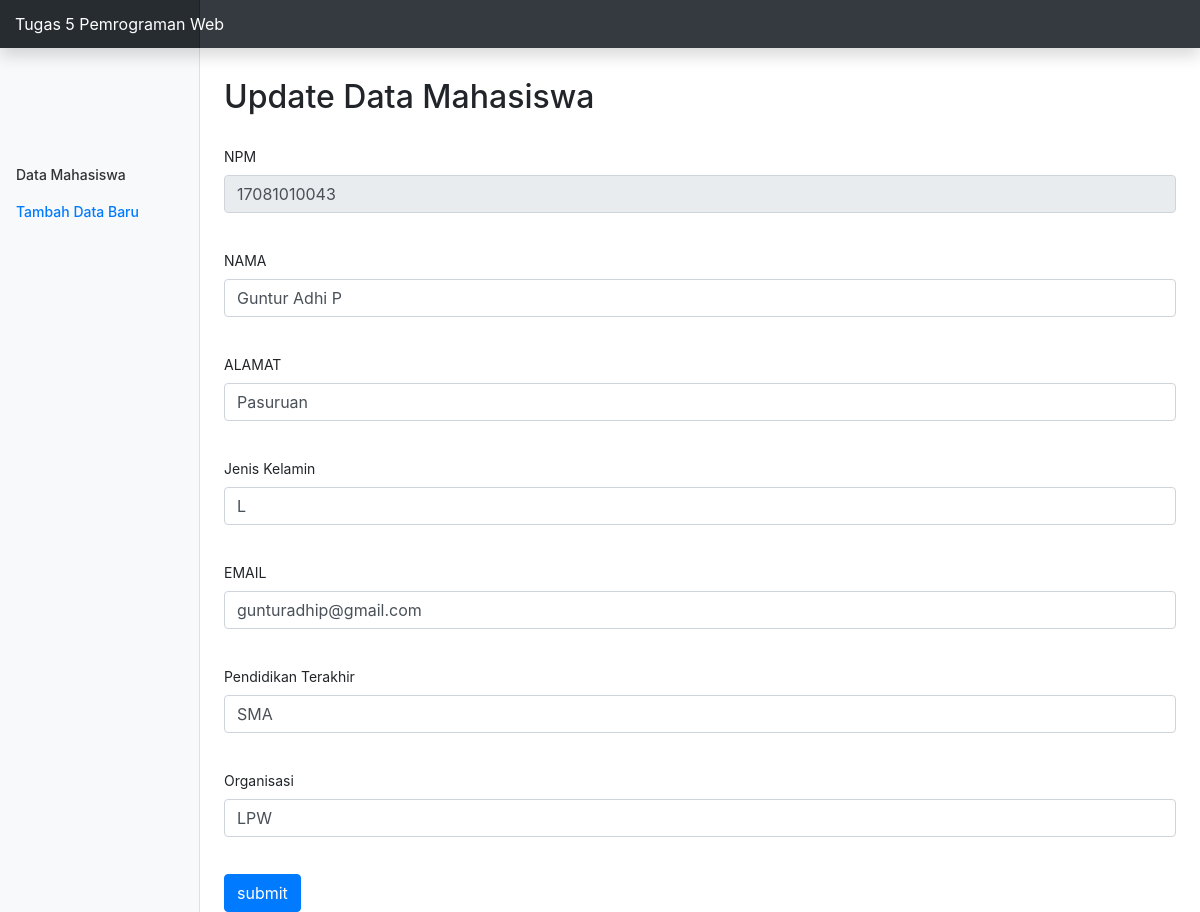
Screenshot of /update.php?npm=17081010043 with the database file from the repository.
### tables this page shows
CREATE TABLE `biodata` (
  `npm` varchar(13) NOT NULL,
  `nama` varchar(50) NOT NULL,
  `contact` varchar(50) NOT NULL,
  `organisasi` varchar(50) NOT NULL,
  `pendidikan` varchar(20) NOT NULL,
  `alamat` varchar(50) NOT NULL,
  `jns_kel` varchar(10) NOT NULL
);

### update.php (the view, shortened to what this page needs)
<?php
include("connection.php");
  $result = '';
  if ($_SERVER['REQUEST_METHOD'] === 'GET') {
      if (isset($_GET['npm'])) {
          $npm_upd = $_GET['npm'];
          $query = "SELECT * FROM biodata WHERE npm = '$npm_upd'";
          $result = mysqli_query($connection, $query);
      }
  }
?>
<!DOCTYPE html>
<html>
<head>
	<link href="styles/css/bootstrap.min.css" rel="stylesheet">
	<link href="styles/css/dashboard.css" rel="stylesheet">
</head>
<body>
		<nav class="navbar navbar-dark fixed-top bg-dark flex-md-nowrap p-0 shadow">
			<a class="navbar-brand col-sm-3 col-md-2 mr-0" href="index.php">Tugas 5 Pemrograman Web</a>
		</nav>
		<div class="container-fluid">
      <div class="row">
        <nav class="col-md-2 d-none d-md-block bg-light sidebar">
          <div class="sidebar-sticky">
            <ul class="nav flex-column" style="margin-top:100px;">
              <li class="nav-item">
                <a class="nav-link" href="<?php echo "index.php"; ?>">Data Mahasiswa</a>
              </li>
              <li class="nav-item">
                <a class="nav-link active" href="<?php echo "AddNew.php"; ?>">Tambah Data Baru</a>
              </li>
            </ul>
          </div>
        </nav>
  <main role="main" class="col-md-9 ml-sm-auto col-lg-10 px-4">
  <h2 style="margin: 30px 0 30px 0;">Update Data Mahasiswa</h2>
	<form method="POST" action="update.php">
    <?php while($row = mysqli_fetch_array($result)) : ?>
		<div class="form-group">
			<label for="npm">NPM</label>
			<input type="text" name="npm" id="npm" class="form-control" value="<?php echo $row['npm']; ?>" readonly><br>
		</div>
		<div class="form-group">
			<label for="nama">NAMA</label>
			<input type="text" name="nama" id="nama" class="form-control" value="<?php echo $row['nama']; ?>"><br>
		</div>
		<div class="form-group">
			<label for="alamat">ALAMAT</label>
			<input type="text" name="alamat" id="alamat" class="form-control" value="<?php echo $row['alamat']; ?>"><br>
		</div>
		<div class="form-group">
			<label for="jns_kel">Jenis Kelamin</label>
			<input type="text" name="jns_kel" id="jns_kel" class="form-control" value="<?php echo $row['jns_kel']; ?>"><br>
		</div>
		<div class="form-group">
			<label for="email">EMAIL</label>
			<input type="text" name="email" id="email" class="form-control" value="<?php echo $row['contact']; ?>"><br>
		</div>
		<div class="form-group">
			<label for="pend">Pendidikan Terakhir</label>
			<input type="text" name="pend" id="pend" class="form-control" value="<?php echo $row['pendidikan']; ?>"><br>
		</div>
		<div class="form-group">
			<label for="org">Organisasi</label>
			<input type="text" name="org" id="org" class="form-control" value="<?php echo $row['organisasi']; ?>"><br>
		</div>
  <?php endwhile; ?>
		<input type="submit" name="submit" value="submit" class="btn btn-primary align-right">
	</form>
</div>
</div>
</body>
</html>

### styles/css/dashboard.css (style rules this page uses)
body { font-size: .875rem; }
.sidebar { position: fixed; top: 0; bottom: 0; left: 0; z-index: 100; padding: 48px 0 0; box-shadow: inset -1px 0 0 rgba(0, 0, 0, .1); }
.sidebar-sticky { position: relative; top: 0; height: calc(100vh - 48px); padding-top: .5rem; overflow-x: hidden; overflow-y: auto; }
.sidebar .nav-link { font-weight: 500; color: #333; }
.sidebar .nav-link.active { color: #007bff; }
[role="main"] { padding-top: 48px; }
.navbar-brand { padding-top: .75rem; padding-bottom: .75rem; font-size: 1rem; background-color: rgba(0, 0, 0, .25); box-shadow: inset -1px 0 0 rgba(0, 0, 0, .25); }

### rows the page displays
biodata: npm "17081010043", nama "Guntur Adhi P", alamat "Pasuruan", jns_kel "L", email "gunturadhip@gmail.com", pend "SMA", org "LPW"
